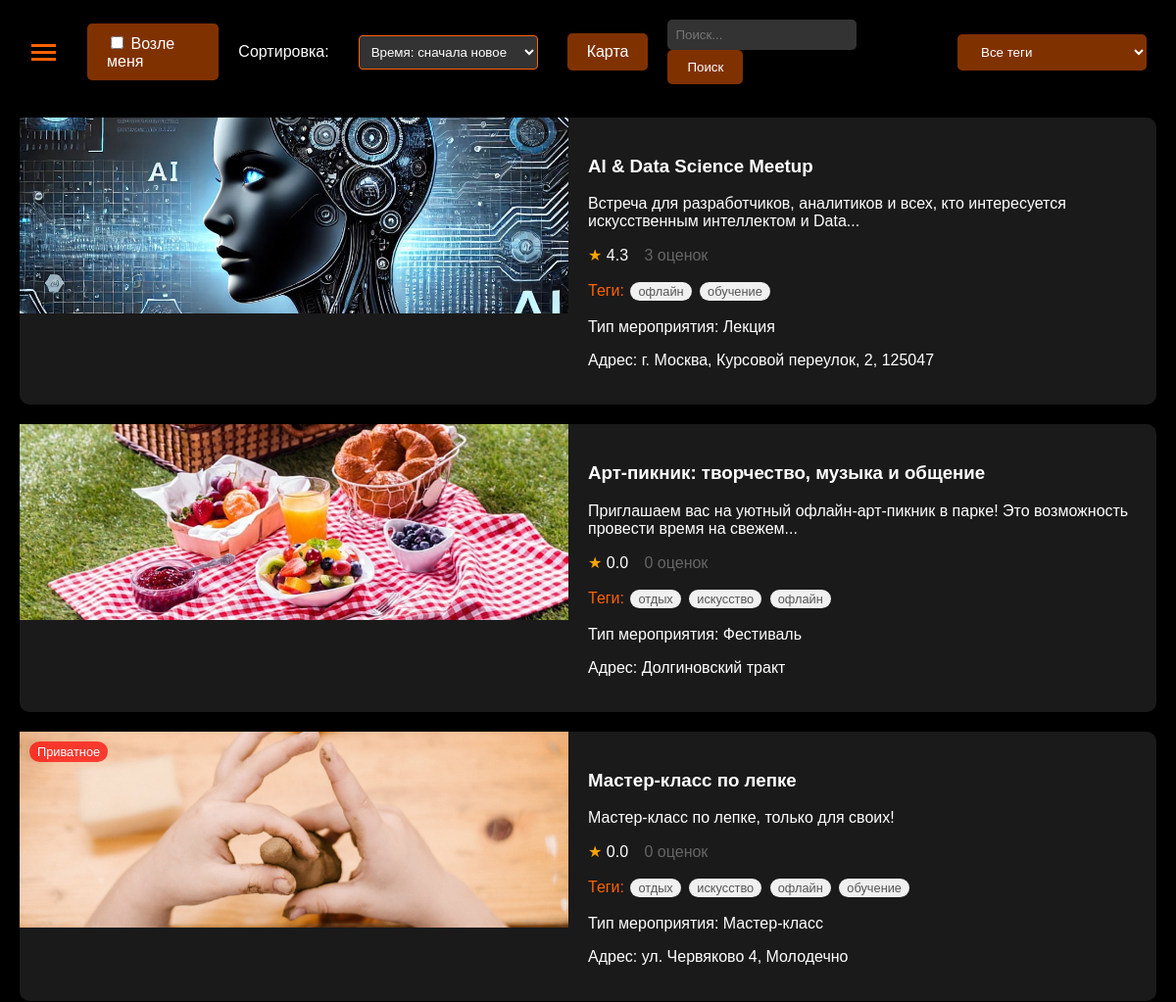
Before: / (upper part) with the older database file.
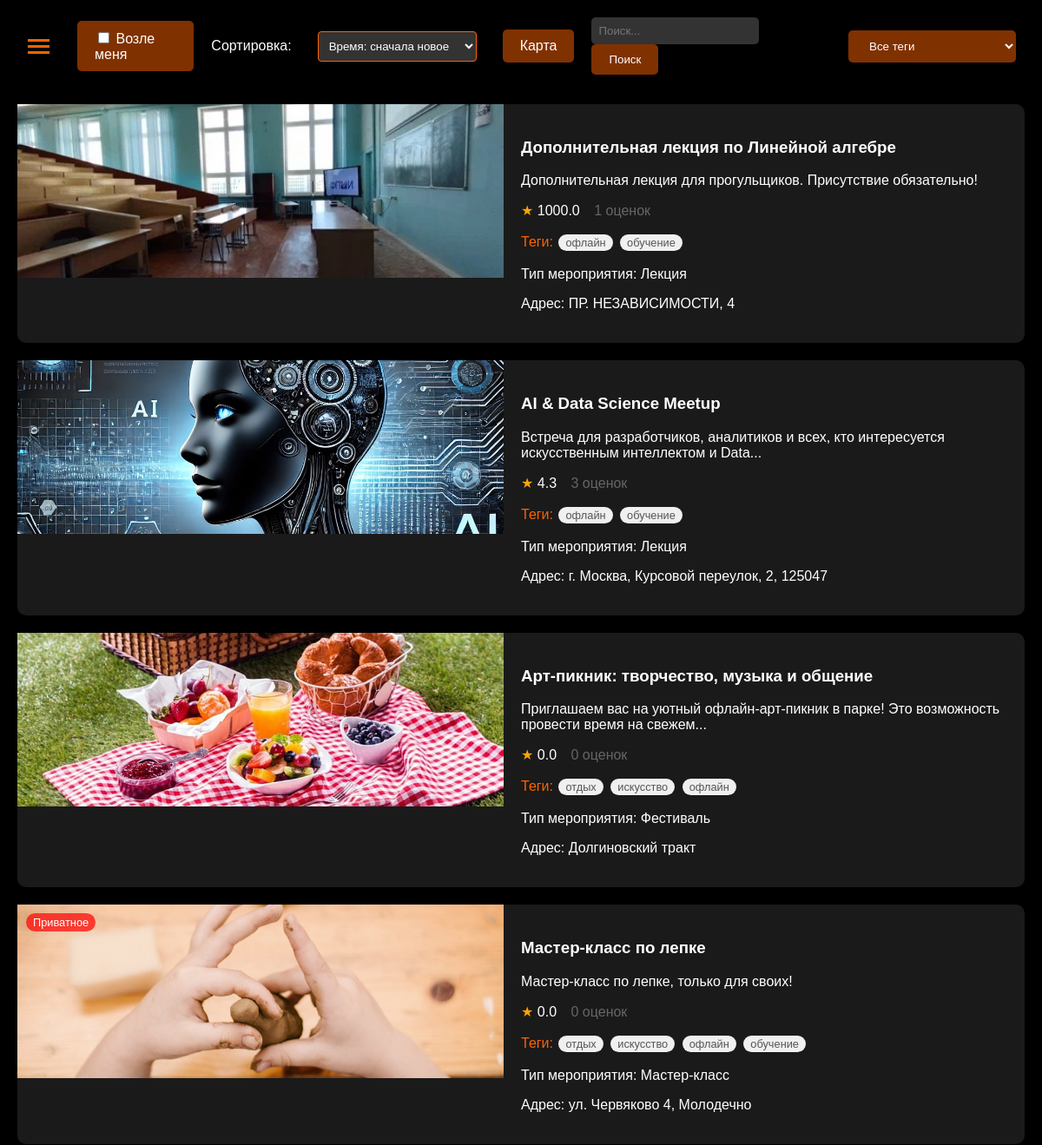
After: the same page with the newer database file.
### app/app.py (models this page shows, shortened)
class Event(db.Model):
    id = db.Column(db.Integer, primary_key=True)
    title = db.Column(db.String(100), nullable=False)
    description = db.Column(db.Text, nullable=False)
    organizer_id = db.Column(db.Integer, db.ForeignKey('user.id'), nullable=False)
    format = db.Column(db.String(20), nullable=False)  # 'online' или 'offline'
    location_name = db.Column(db.String(200))  # Название места
    location_address = db.Column(db.String(200))  # Физический адрес
    online_info = db.Column(db.Text)  # Информация для онлайн мероприятий
    date_time = db.Column(db.DateTime, nullable=False)
    duration = db.Column(db.Integer, nullable=False)
    image_url = db.Column(db.String(200))
    lat = db.Column(db.Float)
    lng = db.Column(db.Float)
    event_type = db.Column(db.String(50))
    created_at = db.Column(db.DateTime, default=datetime.utcnow)
    is_active = db.Column(db.Boolean, default=True)
    is_private = db.Column(db.Boolean, default=False)
    password = db.Column(db.String(100))  # Пароль для приватных мероприятий
    organizer = db.relationship('User', backref='events')
    tags = db.relationship('Tag', secondary='event_tag', backref='events')
    personalities = db.Column(db.JSON)
    user_statuses = db.relationship(
        'UserEventStatus',
        backref=db.backref('event', lazy='joined'),
        lazy='dynamic'
    )
    @hybrid_property
    def average_rating(self):
        return db.session.query(func.avg(Rating.rating)).filter(
            Rating.event_id == self.id
        ).scalar() or 0.0
    @property
    def ratings_count(self):
        return Rating.query.filter_by(event_id=self.id).count()
    @property
    def distance(self):
        return getattr(self, '_distance', None)
    @distance.setter
    def distance(self, value):
        self._distance = value

class Tag(db.Model):
    id = db.Column(db.Integer, primary_key=True)
    name = db.Column(db.String(50), unique=True, nullable=False)

### app/app.py (the view, shortened to what this page needs)
@app.route('/', methods=['GET'])
def home():
    search_query = request.args.get('search', '').strip()
    selected_tag = request.args.get('tag', '').strip()
    selected_sort = request.args.get('sort', 'recommended' if 'username' in session else 'newest').strip()
    query = Event.query.filter_by(is_active=True)
    user_coords = None
    if search_query:
        query = query.filter(
            (Event.title.ilike(f'%{search_query}%')) |
            (Event.description.ilike(f'%{search_query}%')) |
            (Event.tags.any(Tag.name.ilike(f'%{search_query}%')))
        )
    if selected_tag:
        tag = Tag.query.filter_by(name=selected_tag).first()
        if tag:
            query = query.join(Event.tags).filter(Tag.id == tag.id)
    if selected_sort == 'recommended' and 'username' in session:
        user = User.query.filter_by(username=session['username']).first()
        if user:
            user_coords = None
            if 'nearby' in request.args:
                try:
                    lat_str, lng_str = request.args['nearby'].split(',')
                    user_coords = (float(lat_str), float(lng_str))
                except:
                    pass
            recommended = user.calculate_recommendation_scores(user_coords)
            events = [e for e, _ in recommended]
            if search_query:
                events = [e for e in events
                        if search_query.lower() in e.title.lower()
                        or search_query.lower() in e.description.lower()
                        or any(search_query.lower() in tag.name.lower() for tag in e.tags)]
            if selected_tag:
                events = [e for e in events
                        if any(tag.name == selected_tag for tag in e.tags)]
        else:
            events = query.order_by(Event.created_at.desc()).all()
    else:
        if selected_sort == 'recommended':
            selected_sort = 'newest'
        if selected_sort == 'popular':
            query = query.outerjoin(EventView).group_by(Event.id).order_by(func.count(EventView.event_id).desc())
        elif selected_sort == 'rating':
            query = query.outerjoin(Rating).group_by(Event.id).order_by(func.coalesce(func.avg(Rating.rating), 0).desc())
        elif selected_sort == 'oldest':
            query = query.order_by(Event.created_at.asc())
        else:  # newest
            query = query.order_by(Event.created_at.desc())
        events = query.all()
    filtered_events = []
    for event in events:
        if user_coords and event.lat and event.lng:
            distance = haversine(user_coords[0], user_coords[1], event.lat, event.lng)
            if distance <= 20:
                event.distance = distance
                filtered_events.append(event)
        else:
            event.distance = None
            filtered_events.append(event)
    if user_coords:
        events = [e for e in filtered_events if e.distance is not None]
    else:
        events = filtered_events
    tags = Tag.query.all()
    return render_template('index.html',
                         posts=events,
                         nearby_filter_active='nearby' in request.args,
                         tags=tags,
                         search_query=search_query,
                         selected_tag=selected_tag,
                         selected_sort=selected_sort)

### app/app.py (called while the page is built, shortened)
@app.before_request
def make_session_permanent():
    session.permanent = True

@app.context_processor
def inject_nearby_status():
    return {'nearby_filter_active': 'nearby' in request.args}

@app.context_processor
def inject_validation_counts():
    return {}

@app.context_processor
def inject_notifications():
    notifications = {}
    return notifications

@app.context_processor
def inject_user():
    if 'username' in session:
        user = User.query.filter_by(username=session['username']).first()
        return {'current_user': user}
    return {}

### app/templates/index.html (shortened to what this page needs)
<!DOCTYPE html>
<html>
<head>
    <link rel="stylesheet" href="{{ url_for('static', filename='styles.css') }}">
</head>
<body>
    <div class="header">
            <div class="menu-icon" onclick="toggleSidebar()">
                <span></span>
                <span></span>
                <span></span>
            </div>
        <div class="menu-buttons">
            <label class="menu-btn">
                <input type="checkbox" id="nearbyToggle"
                    onchange="toggleNearbyFilter(this)"
                    {% if nearby_filter_active %}checked{% endif %}>
                Возле меня
            </label>
            <span style="color: white; margin-right: 10px;">Сортировка:</span>
            <select class="menu-btn" id="sortSelector" onchange="applySorting(this.value)">
                <option value="newest" {% if selected_sort == 'newest' %}selected{% endif %}>Время: сначала новое</option>
            </select>
            <a href="{{ url_for('show_map') }}" class="menu-btn">Карта</a>
            <div class="search-container">
                <form method="GET" action="/">
                    <input class="search-input" type="text" name="search" placeholder="Поиск..." value="{{ search_query|default('') }}">
                        <button class="menu-btn" type="submit">Поиск</button>
                </form>
            </div>
            <select class="menu-btn" onchange="filterPosts('tag', this.value)">
                <option value="">Все теги</option>
            </select>
        </div>
    </div>
    <div class="posts-container">
        {% for post in posts %}
            {% with event=post %}
                {% include 'post.html' %}
            {% endwith %}
        {% endfor %}
    </div>
</body>
</html>

### app/templates/post.html (shortened to what this page needs)
<div class="post"
                 data-event-id="{{ post.id }}"
                 data-organizer-id="{{ post.organizer.id }}"
                 data-title="{{ post.title | escape }}"
                 data-description="{{ post.description | escape }}"
                 data-location-name="{{ post.location_name | escape if post.location_name else '' }}"
                 data-tags="{{ post.tags|map(attribute='name')|join(', ') | escape }}"
                 data-event-type="{{ post.event_type | escape }}"
                 data-location-address="{{ post.location_address | escape if post.location_address else '' }}"
                 data-lat="{{ post.lat | default(0) }}"
                 data-lng="{{ post.lng | default(0) }}"
                 data-image-url="{{ post.image_url | default('', true) | escape }}"
                 data-is-private="{{ 'true' if post.is_private else 'false' }}"
                 data-format="{{ post.format }}"
                 data-online-info="{{ post.online_info | escape if post.online_info else '' }}"
                 data-date-time="{{ post.date_time.strftime('%Y-%m-%dT%H:%M:%S') }}"
                 data-duration="{{ post.duration }}"
                 data-organizer-username="{{ post.organizer.username }}"
                 data-personalities="{{ post.personalities | tojson | forceescape }}"
                 onclick="handlePostClick(this)">
            {% if post.is_private %}
                <div class="private-badge">Приватное</div>
            {% endif %}
                <img class="post-image"
                    src="{{ url_for('static', filename=post.image_url) if post.image_url else url_for('static', filename='images/no-image.jpg') }}"
                    alt="{{ post.title }}"
                    onerror="this.onerror=null;this.src='{{ url_for('static', filename='images/no-image.jpg') }}'">
                <div class="post-content">
                    <h3>{{ post.title }}</h3>
                    <p>{{ post.description|truncate(100) }}</p>
                    <p class="rating">
                        <span class="star" style="color: #ffa500;">★</span>
                        <span class="average-rating" style="margin-right: 12px;">{{ "%.1f"|format(post.average_rating) }}</span>
                        <span class="ratings-count" style="color: #666666;"> {{ post.ratings_count }} оценок</span>
                    </p>
                    <p class="tags">Теги:
                        {% for tag in post.tags %}
                            <span class="tag
                                ">
                                {{ tag.name }}
                            </span>
                        {% endfor %}
                    </p>
                    <p>Тип мероприятия: {{ post.event_type }}</p>
                    <p>Адрес: {{ post.location_address if post.location_address else 'Не указан' }}</p>
                </div>
</div>

Changed rows visible on the page:
added Event: image_url (picture), title "Дополнительная лекция по Линейной алгебре", description "Дополнительная лекция для прогульщиков. Присутствие обязательно!", average_rating "1000.0", ratings_count "1", event_type "Лекция", location_address "ПР. НЕЗАВИСИМОСТИ, 4", Tag (name "офлайн"), Tag (name "обучение")
